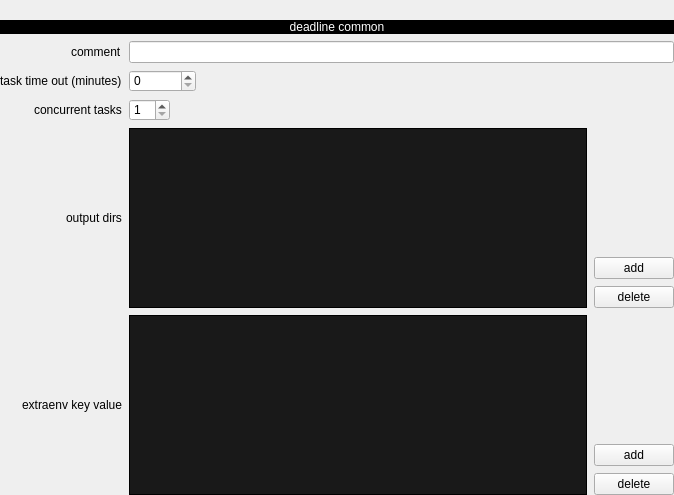
<?xml version="1.0" encoding="UTF-8"?>
<ui version="4.0">
 <class>DeadlineCommonWidget</class>
 <widget class="QWidget" name="DeadlineCommonWidget">
  <property name="geometry">
   <rect>
    <x>0</x>
    <y>0</y>
    <width>674</width>
    <height>495</height>
   </rect>
  </property>
  <property name="windowTitle">
   <string>deadline common</string>
  </property>
  <property name="styleSheet">
   <string notr="true">QListWidget {
    border: 1px solid black;
    alternate-background-color:  rgb(45,45,45);
    background-color:  rgb(25,25,25);
}

 QListView::item:alternate {
     background: rgb(45,45,45);
 }</string>
  </property>
  <layout class="QVBoxLayout" name="verticalLayout">
   <property name="spacing">
    <number>7</number>
   </property>
   <property name="leftMargin">
    <number>0</number>
   </property>
   <property name="topMargin">
    <number>20</number>
   </property>
   <property name="rightMargin">
    <number>0</number>
   </property>
   <property name="bottomMargin">
    <number>0</number>
   </property>
   <item>
    <widget class="QLabel" name="label">
     <property name="styleSheet">
      <string notr="true">QWidget{
color: white;
background-color: rgb(0, 0, 0);
}</string>
     </property>
     <property name="text">
      <string>deadline common</string>
     </property>
     <property name="alignment">
      <set>Qt::AlignCenter</set>
     </property>
     <property name="margin">
      <number>0</number>
     </property>
    </widget>
   </item>
   <item>
    <layout class="QFormLayout" name="formLayout_2">
     <property name="labelAlignment">
      <set>Qt::AlignRight|Qt::AlignTrailing|Qt::AlignVCenter</set>
     </property>
     <item row="2" column="0">
      <widget class="QLabel" name="label_4">
       <property name="sizePolicy">
        <sizepolicy hsizetype="Expanding" vsizetype="Expanding">
         <horstretch>0</horstretch>
         <verstretch>0</verstretch>
        </sizepolicy>
       </property>
       <property name="text">
        <string>concurrent tasks</string>
       </property>
      </widget>
     </item>
     <item row="3" column="0">
      <widget class="QLabel" name="label_3">
       <property name="sizePolicy">
        <sizepolicy hsizetype="Expanding" vsizetype="Expanding">
         <horstretch>0</horstretch>
         <verstretch>0</verstretch>
        </sizepolicy>
       </property>
       <property name="text">
        <string>output dirs</string>
       </property>
      </widget>
     </item>
     <item row="3" column="1">
      <layout class="QHBoxLayout" name="horizontalLayout_4">
       <item>
        <widget class="QListWidget" name="listWidgetOutputDir">
         <property name="alternatingRowColors">
          <bool>true</bool>
         </property>
         <property name="currentRow">
          <number>-1</number>
         </property>
        </widget>
       </item>
       <item>
        <layout class="QVBoxLayout" name="verticalLayout_2">
         <item>
          <spacer name="verticalSpacer">
           <property name="orientation">
            <enum>Qt::Vertical</enum>
           </property>
           <property name="sizeHint" stdset="0">
            <size>
             <width>20</width>
             <height>40</height>
            </size>
           </property>
          </spacer>
         </item>
         <item>
          <widget class="QPushButton" name="pushButtonAddOutputDir">
           <property name="text">
            <string>add</string>
           </property>
          </widget>
         </item>
         <item>
          <widget class="QPushButton" name="pushButtonDeleteOutputDir">
           <property name="text">
            <string>delete</string>
           </property>
          </widget>
         </item>
        </layout>
       </item>
      </layout>
     </item>
     <item row="4" column="0">
      <widget class="QLabel" name="label_5">
       <property name="sizePolicy">
        <sizepolicy hsizetype="Expanding" vsizetype="Expanding">
         <horstretch>0</horstretch>
         <verstretch>0</verstretch>
        </sizepolicy>
       </property>
       <property name="text">
        <string>extraenv key value</string>
       </property>
      </widget>
     </item>
     <item row="4" column="1">
      <layout class="QHBoxLayout" name="horizontalLayout_2">
       <item>
        <widget class="QListWidget" name="listWidgetEnv">
         <property name="alternatingRowColors">
          <bool>true</bool>
         </property>
         <property name="currentRow">
          <number>-1</number>
         </property>
        </widget>
       </item>
       <item>
        <layout class="QVBoxLayout" name="verticalLayout_3">
         <item>
          <spacer name="verticalSpacer_2">
           <property name="orientation">
            <enum>Qt::Vertical</enum>
           </property>
           <property name="sizeHint" stdset="0">
            <size>
             <width>20</width>
             <height>40</height>
            </size>
           </property>
          </spacer>
         </item>
         <item>
          <widget class="QPushButton" name="pushButtonAddEnv">
           <property name="sizePolicy">
            <sizepolicy hsizetype="Minimum" vsizetype="Fixed">
             <horstretch>0</horstretch>
             <verstretch>0</verstretch>
            </sizepolicy>
           </property>
           <property name="text">
            <string>add</string>
           </property>
          </widget>
         </item>
         <item>
          <widget class="QPushButton" name="pushButtonDeleteEnv">
           <property name="text">
            <string>delete</string>
           </property>
          </widget>
         </item>
        </layout>
       </item>
      </layout>
     </item>
     <item row="2" column="1">
      <layout class="QHBoxLayout" name="horizontalLayout_3">
       <item>
        <widget class="QSpinBox" name="spinBoxConcurrentTasks">
         <property name="minimum">
          <number>1</number>
         </property>
        </widget>
       </item>
       <item>
        <spacer name="horizontalSpacer">
         <property name="orientation">
          <enum>Qt::Horizontal</enum>
         </property>
         <property name="sizeHint" stdset="0">
          <size>
           <width>40</width>
           <height>20</height>
          </size>
         </property>
        </spacer>
       </item>
      </layout>
     </item>
     <item row="1" column="0">
      <widget class="QLabel" name="label_2">
       <property name="sizePolicy">
        <sizepolicy hsizetype="Expanding" vsizetype="Expanding">
         <horstretch>0</horstretch>
         <verstretch>0</verstretch>
        </sizepolicy>
       </property>
       <property name="text">
        <string>task time out (minutes)</string>
       </property>
      </widget>
     </item>
     <item row="1" column="1">
      <layout class="QHBoxLayout" name="horizontalLayout">
       <item>
        <widget class="QSpinBox" name="spinBoxTaskTimeout">
         <property name="maximum">
          <number>1000000</number>
         </property>
        </widget>
       </item>
       <item>
        <spacer name="horizontalSpacer_2">
         <property name="orientation">
          <enum>Qt::Horizontal</enum>
         </property>
         <property name="sizeHint" stdset="0">
          <size>
           <width>40</width>
           <height>20</height>
          </size>
         </property>
        </spacer>
       </item>
      </layout>
     </item>
     <item row="0" column="0">
      <widget class="QLabel" name="label_6">
       <property name="text">
        <string>comment</string>
       </property>
      </widget>
     </item>
     <item row="0" column="1">
      <widget class="QLineEdit" name="lineEditComment"/>
     </item>
    </layout>
   </item>
  </layout>
 </widget>
 <resources/>
 <connections/>
</ui>
